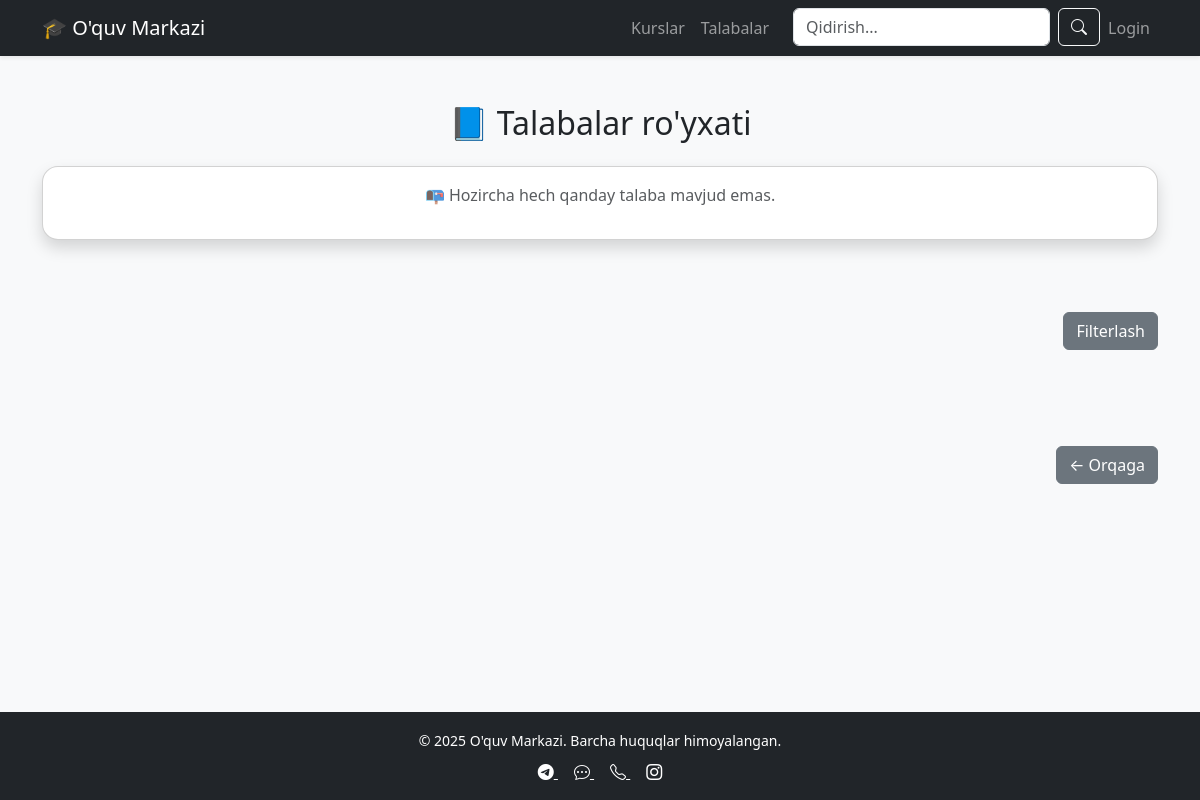
/new/student/list/, run on an earlier commit of the app's database.
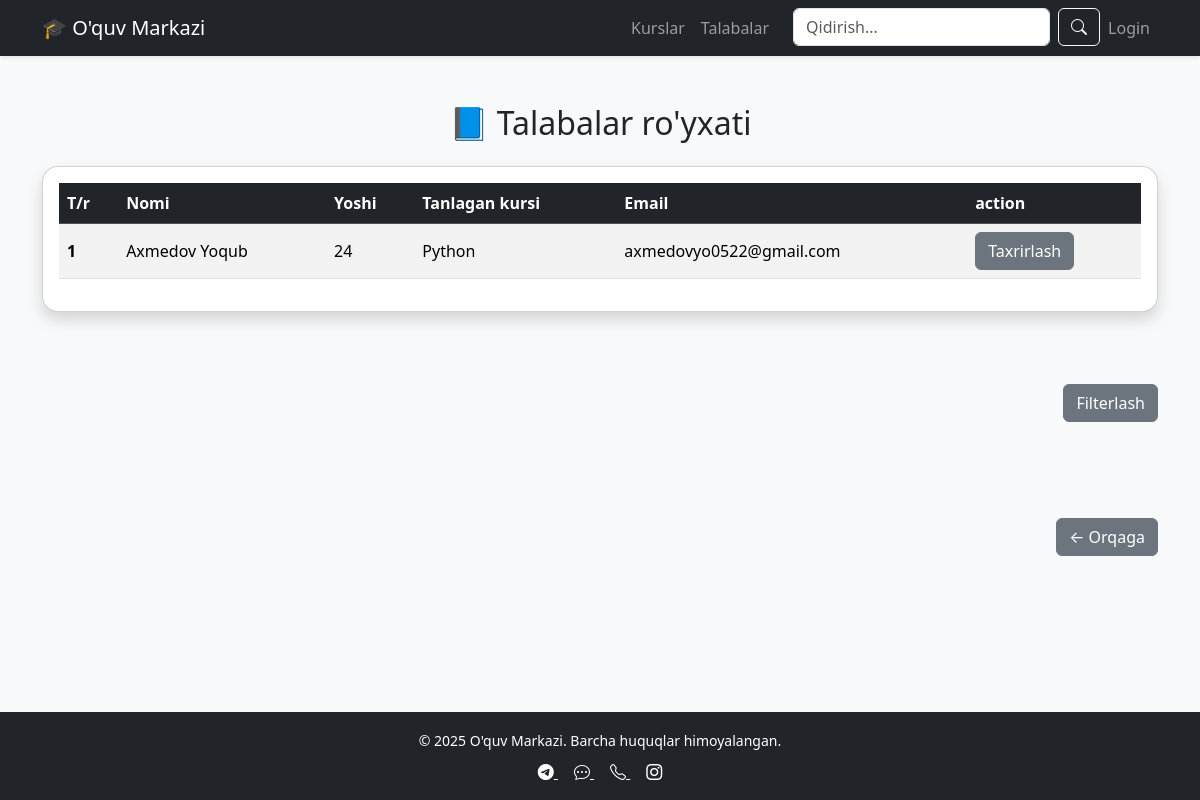
And on a later commit of the database.
### new/models.py (models this page shows, shortened)
class Student(models.Model):
    full_name = models.CharField(max_length=100)
    age = models.IntegerField()
    course_name = models.ForeignKey(Course, models.PROTECT)
    email = models.EmailField(unique=True)
    image = models.ImageField(blank=True,null=True, upload_to='images/')
    file = models.FileField(blank=True,null=True, upload_to='images/')
    registration_date = models.DateTimeField(auto_now_add=True)
    is_active = models.BooleanField(default=True)

class Course(models.Model):
    name = models.CharField(max_length=100)
    description = models.TextField()
    start_date = models.DateField()
    def __str__(self):
        return self.name

### new/views.py (the view)
# urls.py: path('student/list/', student_list, name='student-list'),
def student_list(request):
    students = Student.objects.all().order_by('-registration_date')
    q = request.GET.get('q') or ''
    if q:
        students = students.filter(Q(full_name__icontains=q) | Q(email__icontains=q))
    paginator = Paginator(students, 6)
    page_number = request.GET.get('page')
    page_obj = paginator.get_page(page_number)
    return render(request, 'student_list.html', {
        'page_obj': page_obj,
        'q': q,
        'is_paginated': page_obj.has_other_pages()
    })

### templates/student_list.html (shortened to what this page needs)
{% extends 'base.html' %}
{% block content %}
<html lang="en">
<head>
    <link href="https://cdn.jsdelivr.net/npm/bootstrap@5.3.3/dist/css/bootstrap.min.css" rel="stylesheet">
</head>
<body class="bg-light">
<div class="container py-5">
    <h2 class="text-center mb-4">📘 Talabalar ro'yxati</h2>
    <div class="card shadow rounded-4">
        <div class="card-body">
            {% if page_obj %}
            <div class="table-responsive">
                <table class="table table-striped table-hover align-middle">
                    <thead class="table-dark">
                        <tr>
                            <th scope="col">T/r</th>
                            <th scope="col">Nomi</th>
                            <th scope="col">Yoshi</th>
                            <th scope="col">Tanlagan kursi</th>
                            <th scope="col">Email</th>
                            <th scope="col">action</th>
                        </tr>
                    </thead>
                    <tbody>
                        {% for student in page_obj %}
                        <tr>
                            <th scope="row">{{ forloop.counter|add:page_obj.start_index|add:-1 }}</th>
                            <td>{{ student.full_name }}</td>
                            <td>{{ student.age }}</td>
                            <td>{{ student.course_name }}</td>
                            <td>{{ student.email }}</td>
                            <td><a href="{% url 'student-detail' student.id %}" class="btn btn-secondary">Taxrirlash</a></td>
                        </tr>
                        {% endfor %}
                    </tbody>
                </table>
            </div>
            {% else %}
            <p class="text-center text-muted">📭 Hozircha hech qanday talaba mavjud emas.</p>
            {% endif %}
        </div>
    </div>
    <br><br><br>
    <div class="mb-4 text-end">
        <a href="{% url 'filter' %}" class="btn btn-secondary">Filterlash</a>
    </div>
    <br><br><br>
    <div class="mb-4 text-end">
        <a href="{% url 'course-list' %}" class="btn btn-secondary">← Orqaga</a>
    </div>
</div>
</body>
</html>
{% endblock %}

What changed in the data, as far as the page shows it:
added Student: full_name "Axmedov Yoqub", age "24", course_name "Python", email "axmedovyo0522@gmail.com"
Also different on the page:
text no longer shown: "📭 Hozircha hech qanday talaba mavjud emas."
text now shown: "T/r Nomi Yoshi Tanlagan kursi Email action"
